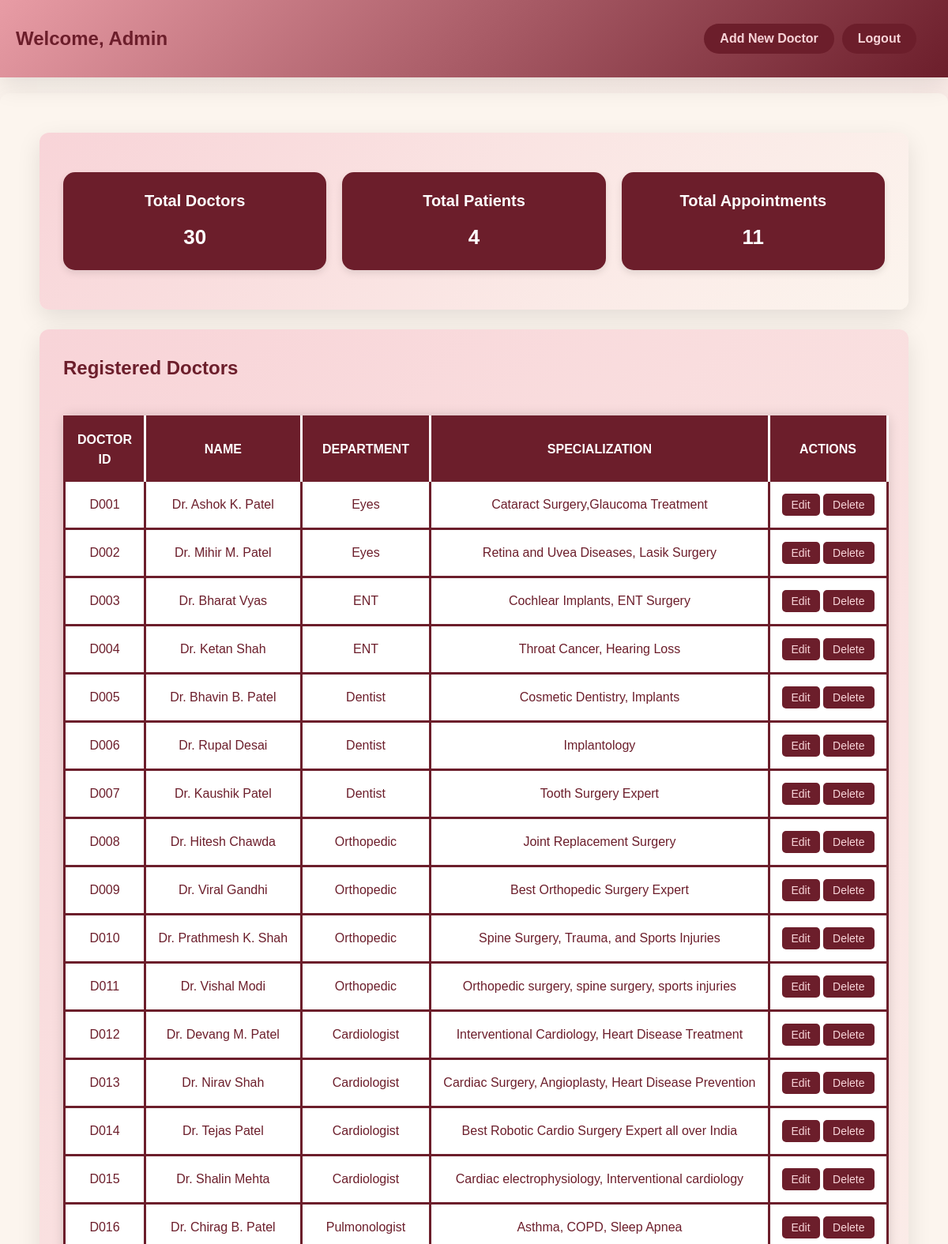
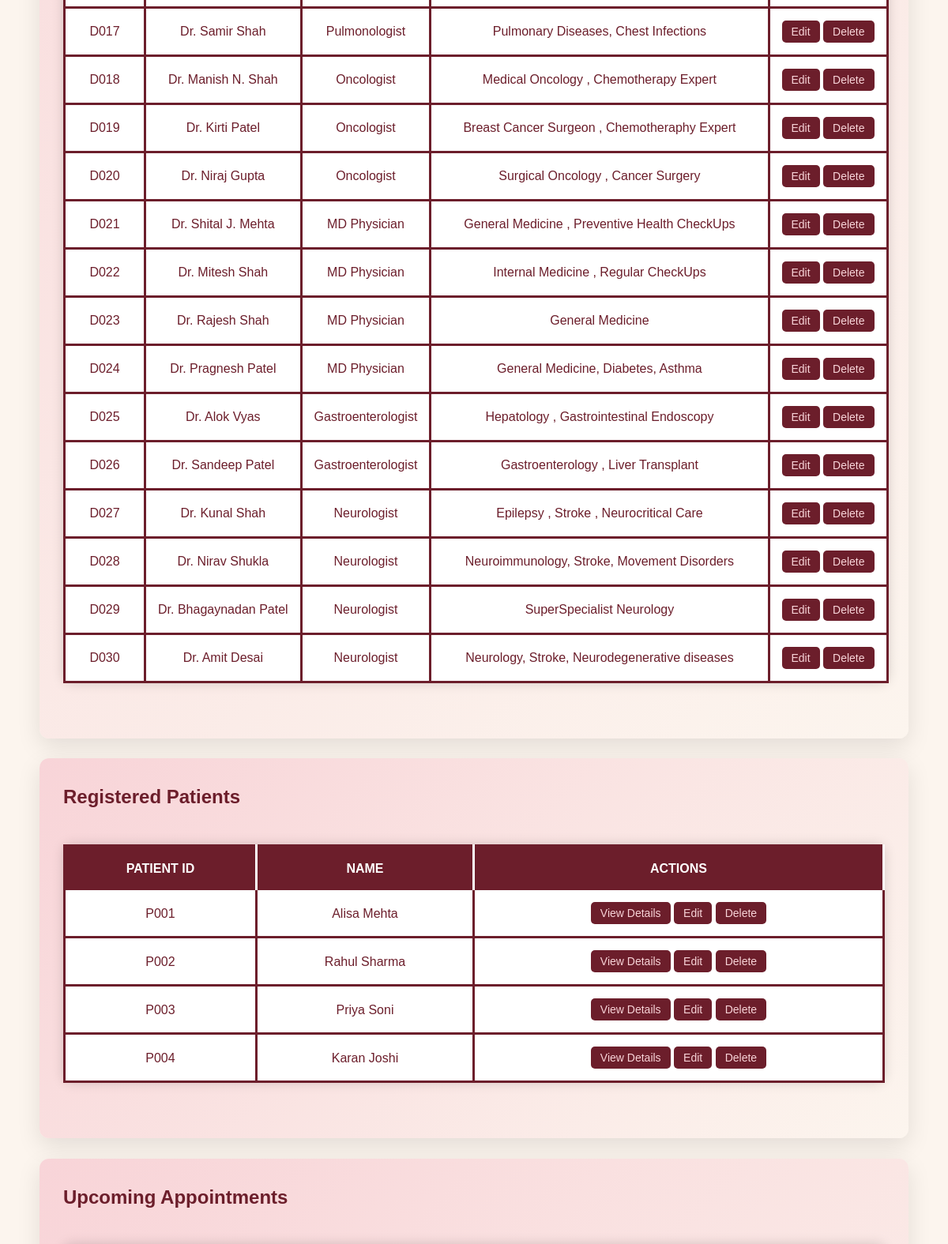
The page /admin (upper part) on the database its author committed (2 pictures, top to bottom).
### models.py (models this page shows)
class Doctor(db.Model):
    doctor_id = db.Column(db.String(10), primary_key=True)
    doctor_name = db.Column(db.String(50), nullable=False)
    department_id = db.Column(db.Integer, db.ForeignKey('department.department_id'), nullable=False)
    specialization = db.Column(db.String(80), nullable=False)
    department = db.relationship('Department', backref='doctors')

class Department(db.Model):
    department_id = db.Column(db.Integer, primary_key=True)
    department_name = db.Column(db.String(80), nullable=False)
    department_description = db.Column(db.String(100), nullable=False)
    doctors_registered = db.Column(db.Integer, nullable=False)

class Patient(db.Model):
    patient_id = db.Column(db.String(10), primary_key=True)
    patient_name = db.Column(db.String(50), nullable=False)
    password = db.Column(db.String(8), nullable=False)
    email = db.Column(db.String(30), nullable=True)
    contact_no = db.Column(db.String(10),  nullable=True)

### app.py (the view)
@app.route('/admin', methods=['GET'])
def admin_dashboard():
    doctors = Doctor.query.all()
    patients = Patient.query.all()
    appointments = Appointment.query.all()
    total_doctors = len(doctors)
    total_patients = len(patients)
    total_appointments = len(appointments)
    appointments_with_patient = []
    for appt in appointments:
        patient = Patient.query.get(appt.patient_id)
        appt.patient = patient
        appointments_with_patient.append(appt)
    return render_template(
        'admin.html',
        doctors=doctors,
        patients=patients,
        appointments=appointments_with_patient,
        total_doctors=total_doctors,
        total_patients=total_patients,
        total_appointments=total_appointments
    )

### app.py (called while the page is built)
@app.template_filter('date')
def date_filter(dt, format='%Y-%m-%d'):
    if isinstance(dt, datetime):
        return dt.strftime(format)
    return dt

### templates/admin.html (shortened to what this page needs)
<!DOCTYPE html>
<html lang="en">
<head>
    <link rel="stylesheet" href="{{ url_for('static', filename='style2.css') }}">
</head>
<body>
    <header>
        <div class="container">
            <nav class="main-nav">
                <ul>
                    <li>
                        <h2 style="color: #6C1E2B">Welcome, Admin</h2>
                    </li>
                </ul>
            </nav>
            <div class="button-container">
                <form action="{{ url_for('add_doctor') }}" method="GET">
                    <button type="submit" class="nav-button"><b>Add New Doctor</b></button>
                </form>
                <form action="{{ url_for('logout') }}" method="POST">
                    <button type="submit" class="nav-button"><b>Logout</b></button>
                </form>
            </div>
        </div>
    </header>
    <main class="container">
        <section id="appointment-actions">
            <div class="stats">
                <div class="pats">
                    <h3>Total Doctors</h3>
                    <p>{{ total_doctors }}</p>
                </div>
                <div class="docs">
                    <h3>Total Patients</h3>
                    <p>{{ total_patients }}</p>
                </div>
                <div class="apps">
                    <h3>Total Appointments</h3>
                    <p>{{ total_appointments }}</p>
                </div>
            </div>
        </section>
        <br>
        <section id="appointment-actions">
            <div class="section">
                <h2>Registered Doctors</h2>
                <table class="doctor-appointments-table">
                    <thead>
                        <tr>
                            <th>Doctor ID</th>
                            <th>Name</th>
                            <th>Department</th>
                            <th>Specialization</th>
                            <th>Actions</th>
                        </tr>
                    </thead>
                    <tbody>
                        {% for doctor in doctors %}
                        <tr>
                            <td>{{ doctor.doctor_id }}</td>
                            <td>{{ doctor.doctor_name }}</td>
                            <td>{{ doctor.department.department_name }}</td>
                            <td>{{ doctor.specialization }}</td>
                            <td>
                                <form style="display:inline;"
                                    action="{{ url_for('edit_doctor', doctor_id=doctor.doctor_id) }}" method="GET">
                                    <button type="submit" class="doctor-btn">Edit</button>
                                </form>
                                <form style="display:inline;"
                                    action="{{ url_for('delete_doctor', doctor_id=doctor.doctor_id) }}" method="POST"
                                    style="display:inline-block;">
                                    <button type="submit" class="doctor-btn">Delete</button>
                                </form>
                            </td>
                        </tr>
                        {% endfor %}
                    </tbody>
                </table>
            </div>
        </section>
        <br>
        <section id="appointment-actions">
            <div class="section">
                <h2>Registered Patients</h2>
                <table class="doctor-appointments-table">
                    <thead>
                        <tr>
                            <th>Patient ID</th>
                            <th>Name</th>
                            <th>Actions</th>
                        </tr>
                    </thead>
                    <tbody>
                        {% for patient in patients %}
                        <tr>
                            <td>{{ patient.patient_id }}</td>
                            <td>{{ patient.patient_name }}</td>
                            <td>
                                <form action="{{ url_for('view_patient', patient_id=patient.patient_id) }}" method="GET"
                                    style="display:inline-block;">
                                    <button type="submit" class="doctor-btn">View Details</button>
                                </form>
                                <form action="{{ url_for('edit_patient', patient_id=patient.patient_id) }}" method="GET"
                                    style="display:inline-block;">
                                    <button type="submit" class="doctor-btn">Edit</button>
                                </form>
                                <form action="{{ url_for('delete_patient', patient_id=patient.patient_id) }}"
                                    method="POST" style="display:inline-block;">
                                    <button type="submit" class="doctor-btn">Delete</button>
                                </form>
                            </td>
                        </tr>
                        {% endfor %}
                    </tbody>
                </table>
            </div>
        </section>
        <br>
        <section id="appointment-actions">
            <div class="section">
                <h2>Upcoming Appointments</h2>
            </div>
        </section>
    </main>
</body>
</html>

### static/style2.css (style rules this page uses)
* { margin: 0; padding: 0; box-sizing: border-box; }
html { scroll-behavior: smooth; }
body { font-family: 'Arial', sans-serif; background: linear-gradient(135deg, #FCF5EE, #F8D4D8); color: #6C1E2B; line-height: 1.6; min-height: 100vh; display: flex; flex-direction: column; justify-content: space-between; }
header { background: linear-gradient(135deg, #E89CA5, #6C1E2B); color: #FCF5EE; padding: 10px 0; box-shadow: 0 10px 30px rgba(0, 0, 0, 0.1); position: sticky; top: 0; z-index: 100; }
header .container { display: flex; justify-content: space-between; align-items: center; max-width: 1200px; margin: 0 auto; padding: 0 20px; }
nav ul { list-style-type: none; display: flex; }
nav ul li { margin-left: 30px; }
nav ul li:first-child { margin-left: 0; }
.button-container { display: flex; gap: 10px; justify-content: flex-end; padding: 20px; }
.nav-button { background-color: #6C1E2B; color: #F8D4D8; border: none; border-radius: 20px; padding: 10px 20px; font-size: 16px; font-weight: 800px; cursor: pointer; transition: all 0.3s ease; }
main { padding: 50px 50px; max-width: 1200px; margin: 0 auto; background-color: #FCF5EE; box-shadow: 0 15px 30px rgba(0, 0, 0, 0.1); border-radius: 12px; margin-top: 20px; margin-bottom: 20px; }
section { padding: 30px; border-radius: 12px; background: linear-gradient(135deg, #F8D4D8, #FCF5EE); box-shadow: 0 10px 30px rgba(0, 0, 0, 0.1); transition: transform 0.3s ease, box-shadow 0.3s ease; }
main { padding: 50px; max-width: 1200px; margin: 0 auto; background-color: #FCF5EE; box-shadow: 0 15px 30px rgba(0, 0, 0, 0.1); border-radius: 12px; margin-top: 20px; margin-bottom: 20px; }
.doctor-appointments-table { width: 100%; margin: 40px auto; border-collapse: collapse; font-size: 18px; text-align: center; background-color: #ffffff; border-radius: 10px; box-shadow: 0 0 15px rgba(0, 0, 0, 0.15); border: 3px solid #6C1E2B; }
.doctor-appointments-table th { background-color: #6C1E2B; border-right: 3px solid white; color: white; padding: 15px; font-size: 16px; text-transform: uppercase; }
.doctor-appointments-table td { padding: 15px; border-bottom: 3px solid #6C1E2B; border-right: 3px solid #6C1E2B; font-size: 16px; vertical-align: middle; white-space: nowrap; }
.doctor-appointments-table td:last-child { border-right: none; }
.doctor-btn, .doctor-btn-complete { padding: 6px 12px; font-size: 14px; cursor: pointer; border-radius: 5px; border: none; white-space: nowrap; }
.doctor-btn { background-color: #6C1E2B; color: #F8D4D8; transition: all 0.3s ease; }
.stats { display: flex; justify-content: space-between; gap: 20px; margin: 20px 0; }
.stats div { background-color: #6C1E2B; color: white; padding: 20px; border-radius: 15px; flex: 1; text-align: center; box-shadow: 0 4px 10px rgba(0,0,0,0.1); }
.stats h3 { margin: 0 0 10px; font-size: 20px; }
.stats p { font-size: 26px; font-weight: bold; margin: 0; }

### rows shown on the page
Doctor: doctor_id "D001", doctor_name "Dr. Ashok K. Patel", department.department_name "Eyes", specialization "Cataract Surgery,Glaucoma Treatment"
Doctor: doctor_id "D002", doctor_name "Dr. Mihir M. Patel", department.department_name "Eyes", specialization "Retina and Uvea Diseases, Lasik Surgery"
Doctor: doctor_id "D003", doctor_name "Dr. Bharat Vyas", department.department_name "ENT", specialization "Cochlear Implants, ENT Surgery"
Doctor: doctor_id "D004", doctor_name "Dr. Ketan Shah", department.department_name "ENT", specialization "Throat Cancer, Hearing Loss"
Doctor: doctor_id "D005", doctor_name "Dr. Bhavin B. Patel", department.department_name "Dentist", specialization "Cosmetic Dentistry, Implants"
Doctor: doctor_id "D006", doctor_name "Dr. Rupal Desai", department.department_name "Dentist", specialization "Implantology"
Doctor: doctor_id "D007", doctor_name "Dr. Kaushik Patel", department.department_name "Dentist", specialization "Tooth Surgery Expert"
Doctor: doctor_id "D008", doctor_name "Dr. Hitesh Chawda", department.department_name "Orthopedic", specialization "Joint Replacement Surgery"
Doctor: doctor_id "D009", doctor_name "Dr. Viral Gandhi", department.department_name "Orthopedic", specialization "Best Orthopedic Surgery Expert"
Doctor: doctor_id "D010", doctor_name "Dr. Prathmesh K. Shah", department.department_name "Orthopedic", specialization "Spine Surgery, Trauma, and Sports Injuries"
Doctor: doctor_id "D011", doctor_name "Dr. Vishal Modi", department.department_name "Orthopedic", specialization "Orthopedic surgery, spine surgery, sports injuries"
Doctor: doctor_id "D012", doctor_name "Dr. Devang M. Patel", department.department_name "Cardiologist", specialization "Interventional Cardiology, Heart Disease Treatment"
Doctor: doctor_id "D013", doctor_name "Dr. Nirav Shah", department.department_name "Cardiologist", specialization "Cardiac Surgery, Angioplasty, Heart Disease Prevention"
Doctor: doctor_id "D014", doctor_name "Dr. Tejas Patel", department.department_name "Cardiologist", specialization "Best Robotic Cardio Surgery Expert all over India"
Doctor: doctor_id "D015", doctor_name "Dr. Shalin Mehta", department.department_name "Cardiologist", specialization "Cardiac electrophysiology, Interventional cardiology"
Doctor: doctor_id "D016", doctor_name "Dr. Chirag B. Patel", department.department_name "Pulmonologist", specialization "Asthma, COPD, Sleep Apnea"
Doctor: doctor_id "D017", doctor_name "Dr. Samir Shah", department.department_name "Pulmonologist", specialization "Pulmonary Diseases, Chest Infections"
Doctor: doctor_id "D018", doctor_name "Dr. Manish N. Shah", department.department_name "Oncologist", specialization "Medical Oncology , Chemotherapy Expert"
Doctor: doctor_id "D019", doctor_name "Dr. Kirti Patel", department.department_name "Oncologist", specialization "Breast Cancer Surgeon , Chemotheraphy Expert"
Doctor: doctor_id "D020", doctor_name "Dr. Niraj Gupta", department.department_name "Oncologist", specialization "Surgical Oncology , Cancer Surgery"
Doctor: doctor_id "D021", doctor_name "Dr. Shital J. Mehta", department.department_name "MD Physician", specialization "General Medicine , Preventive Health CheckUps"
Doctor: doctor_id "D022", doctor_name "Dr. Mitesh Shah", department.department_name "MD Physician", specialization "Internal Medicine , Regular CheckUps"
Doctor: doctor_id "D023", doctor_name "Dr. Rajesh Shah", department.department_name "MD Physician", specialization "General Medicine"
Doctor: doctor_id "D024", doctor_name "Dr. Pragnesh Patel", department.department_name "MD Physician", specialization "General Medicine, Diabetes, Asthma"
Doctor: doctor_id "D025", doctor_name "Dr. Alok Vyas", department.department_name "Gastroenterologist", specialization "Hepatology , Gastrointestinal Endoscopy"
Doctor: doctor_id "D026", doctor_name "Dr. Sandeep Patel", department.department_name "Gastroenterologist", specialization "Gastroenterology , Liver Transplant"
Doctor: doctor_id "D027", doctor_name "Dr. Kunal Shah", department.department_name "Neurologist", specialization "Epilepsy , Stroke , Neurocritical Care"
Doctor: doctor_id "D028", doctor_name "Dr. Nirav Shukla", department.department_name "Neurologist", specialization "Neuroimmunology, Stroke, Movement Disorders"
Doctor: doctor_id "D029", doctor_name "Dr. Bhagaynadan Patel", department.department_name "Neurologist", specialization "SuperSpecialist Neurology"
Doctor: doctor_id "D030", doctor_name "Dr. Amit Desai", department.department_name "Neurologist", specialization "Neurology, Stroke, Neurodegenerative diseases"
Patient: patient_id "P001", patient_name "Alisa Mehta"
Patient: patient_id "P002", patient_name "Rahul Sharma"
Patient: patient_id "P003", patient_name "Priya Soni"
Patient: patient_id "P004", patient_name "Karan Joshi"

### other values the page prints
{{ total_doctors }} "30"
{{ total_patients }} "4"
{{ total_appointments }} "11"
